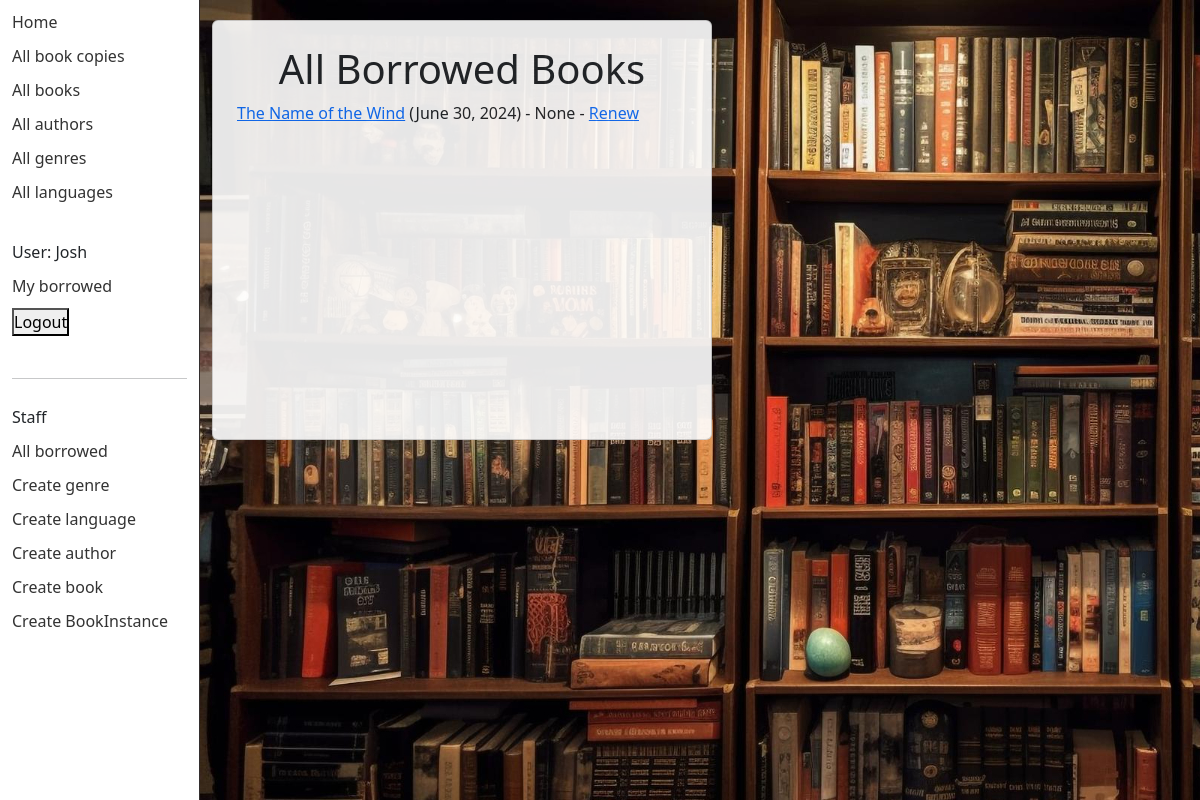
/catalog/borrowed/ (signed in), run on an earlier commit of the app's database.
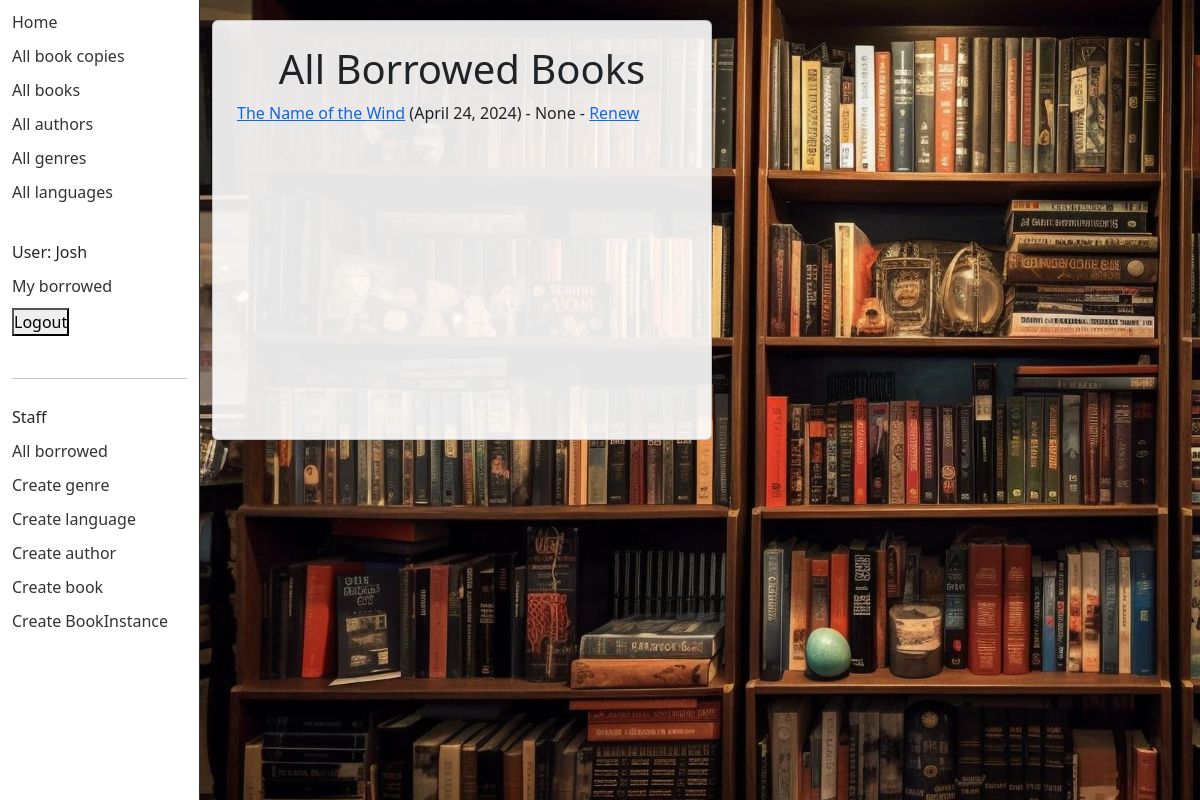
And on a later commit of the database.
### catalog/models.py (models this page shows, shortened)
class BookInstance(models.Model):
    borrower = models.ForeignKey(settings.AUTH_USER_MODEL, on_delete=models.SET_NULL, null=True, blank=True)
    """Model representing a specific copy of a book (i.e. that can be borrowed from the library)."""
    id = models.UUIDField(primary_key=True, default=uuid.uuid4,
                          help_text="Unique ID for this particular book across whole library")
    book = models.ForeignKey('Book', on_delete=models.RESTRICT, null=True)
    imprint = models.CharField(max_length=200)
    due_back = models.DateField(null=True, blank=True)
    LOAN_STATUS = (
        ('m', 'Maintenance'),
        ('o', 'On loan'),
        ('a', 'Available'),
        ('r', 'Reserved'),
    )
    status = models.CharField(
        max_length=1,
        choices=LOAN_STATUS,
        blank=True,
        default='m',
        help_text='Book availability',
    )
    class Meta:
        ordering = ['due_back']
    @property
    def is_overdue(self):
        return bool(self.due_back and date.today() > self.due_back)

class Book(models.Model):
    title = models.CharField(max_length=200)
    author = models.ForeignKey('Author', on_delete=models.RESTRICT, null=True)
    language = models.ForeignKey('Language', on_delete=models.SET_NULL, null=True)
    summary = models.TextField(
        max_length=1000, help_text="Enter a brief description of the book")
    isbn = models.CharField('ISBN', max_length=13,
                            unique=True,
                            help_text='13 Character <a href="https://www.isbn-international.org/content/what-isbn'
                                      '">ISBN number</a>')
    genre = models.ManyToManyField(
        Genre, help_text="Select a genre for this book")

### catalog/views.py (the view)
# urls.py: path(r'borrowed/', views.LoanedBooksAllListView.as_view(), name='all-borrowed'),  # Added for challenge
class LoanedBooksAllListView(PermissionRequiredMixin, generic.ListView):
    model = BookInstance
    permission_required = 'catalog.can_mark_returned'
    template_name = 'catalog/bookinstance_list_borrowed_all.html'
    paginate_by = 10
    def get_queryset(self):
        return BookInstance.objects.filter(status__exact='o').order_by('due_back')

### catalog/templates/catalog/bookinstance_list_borrowed_all.html
{% extends "base_generic.html" %}
{% block content %}
    <h1>All Borrowed Books</h1>
    {% if bookinstance_list %}
    <ul>
      {% for bookinst in bookinstance_list %}
      <li class="{% if bookinst.is_overdue %}text-danger{% endif %}">
        <a href="{% url 'book-detail' bookinst.book.pk %}">{{bookinst.book.title}}</a> ({{ bookinst.due_back }}) {% if user.is_staff %}- {{ bookinst.borrower }}{% endif %} {% if perms.catalog.can_mark_returned %}- <a href="{% url 'renew-book-librarian' bookinst.id %}">Renew</a>  {% endif %}
      </li>
      {% endfor %}
    </ul>
    {% else %}
      <p>There are no books borrowed.</p>
    {% endif %}
{% endblock %}

What changed in the data, as far as the page shows it:
changed BookInstance "None": due_back "June 30, 2024" → "April 24, 2024"
